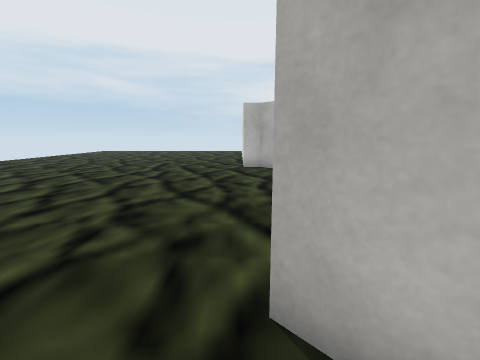
view 1 (above)

17 first-person views from a walk through a scene from a Unity 3-D project. The camera is 1.4 m above the floor, tilts 10° down and sees 90° across. The floor is counted in squares, 1 m on a side. Each view is taken from the middle of a square. On the plan, view 1 faces up. The plan holds only what a view shows up to about 13 squares ahead; the rest is blank. The place goes on beyond the plan. The player is left out. Some surface patterns are stand-ins.

view 2
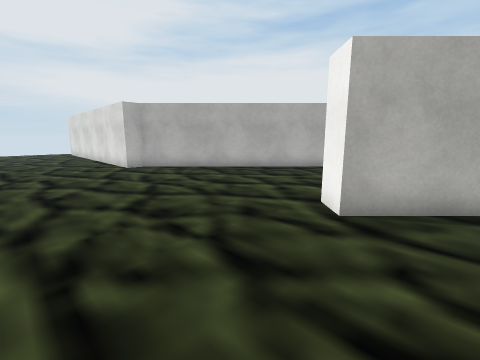

view 3
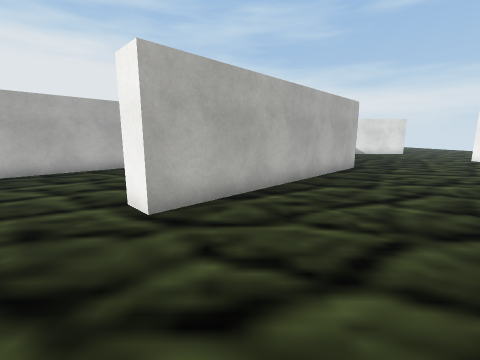

view 4
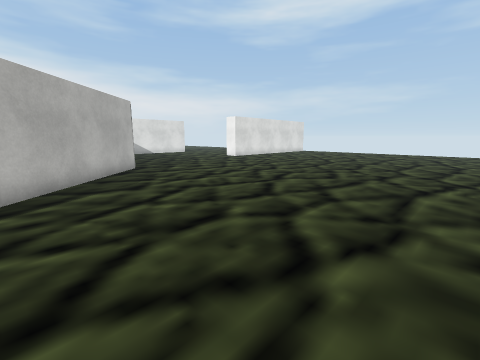

view 5
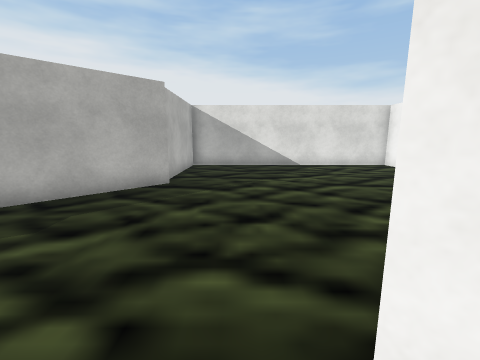

view 6
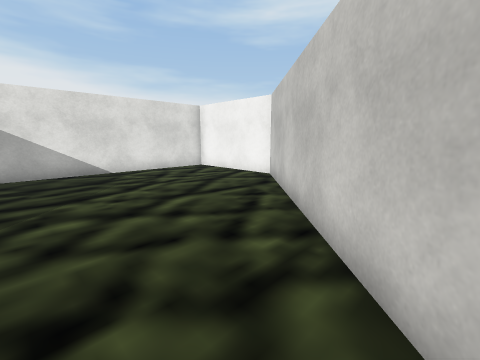

view 7
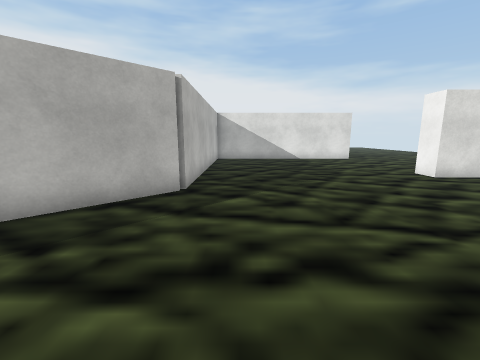

view 8
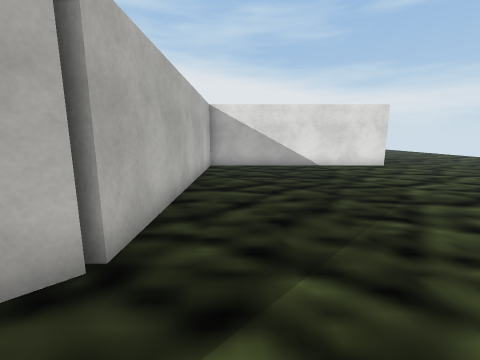

view 9
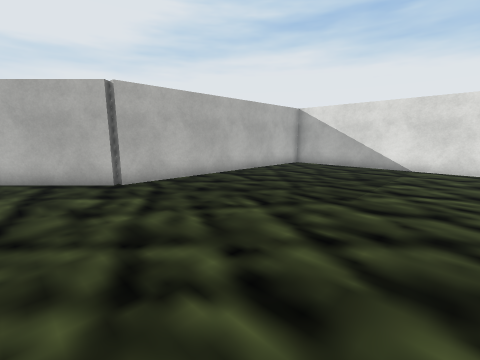

view 10
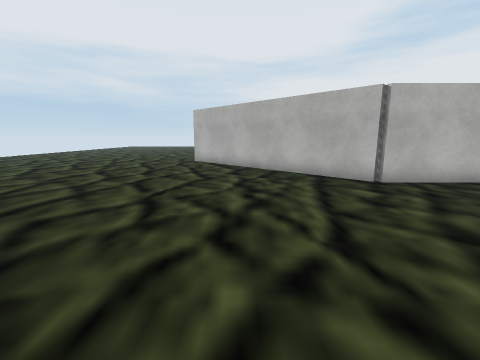

view 11
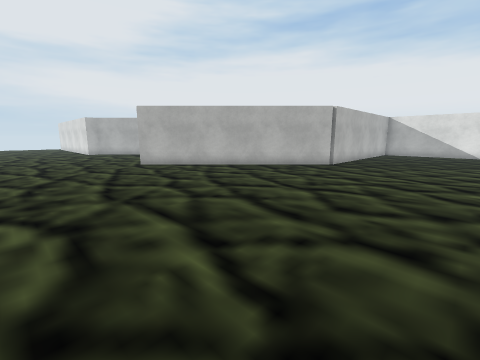

view 12
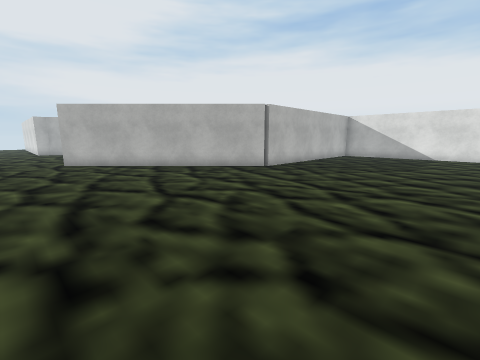

view 13
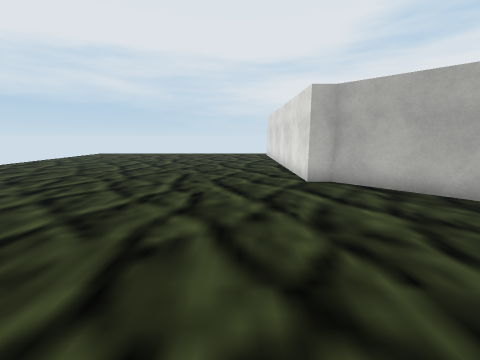

view 14
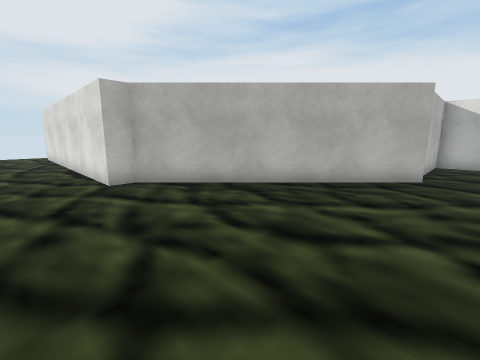

view 15
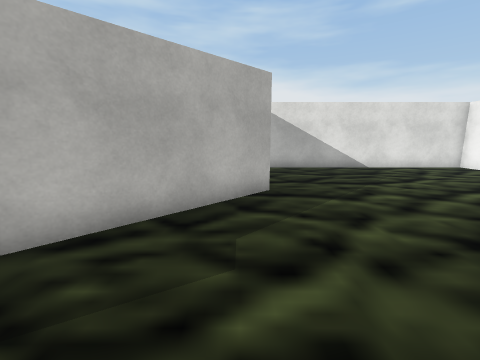

view 16
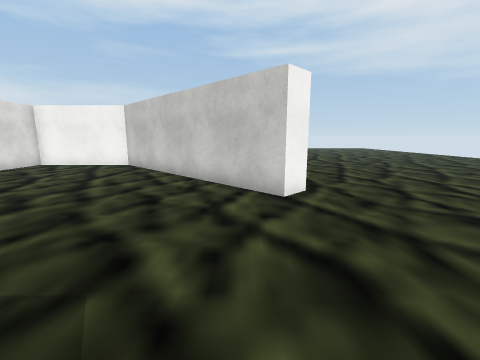

view 17
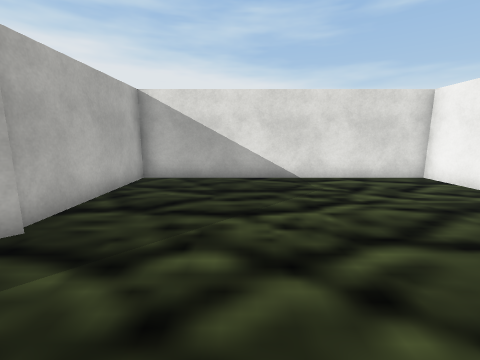

### Floor plan
Points are (right, up) in squares from view 1. A wall is a line through its corners. A room is listed if a view was taken in it or the views show most of it. See-through windows are left out.
Room 1 (views 1, 2, 3, 4, 5, 6, 7, 8, 9, 10, 11, 12, 13, 14, 15, 16, 17)
walls: (7.4, -5.5) (0.2, 1.7) (0.9, 2.4) (7.8, -4.5) (12.4, -4.5) (12.4, 5.4) (7.5, 5.4); (7.5, 5.1) (1, 11.6) (0.2, 11.6) (0.2, 14.5); (17.1, -13.5) (17.1, -5.5) (7.5, -5.5) (7.5, -5.1)

Where each view was taken, in squares from view 1:
view 1: 0 up, 0 right, facing up
view 2: 0 up, 4 left, facing up-right
view 3: 0 up, 4 left, facing right
view 4: 1 down, 4 left, facing down-right
view 5: 3 up, 0 right, facing right
view 6: 3 up, 2 right, facing down-right
view 7: 7 down, 1 right, facing right
view 8: 7 down, 5 right, facing right
view 9: 13 down, 5 right, facing up-right
view 10: 13 down, 3 right, facing up
view 11: 11 down, 5 left, facing up-right
view 12: 13 down, 2 left, facing up-right
view 13: 4 up, 2 left, facing up
view 14: 4 up, 2 left, facing up-right
view 15: 6 up, 1 right, facing right
view 16: 8 up, 2 right, facing down
view 17: 2 up, 4 right, facing right
